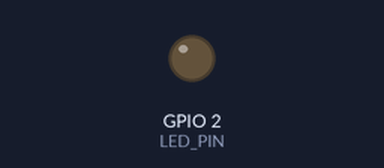
Bench run of a program on a simulated ESP32. Shown: output pins drawn as LEDs (lit = HIGH).

Above: at 1.0 s.
At 3.0 s:
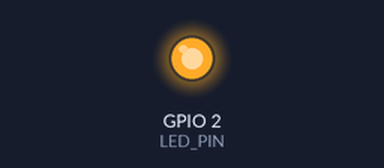
Timing chart, 0 to 5.2 s (numbered marks = the images above):
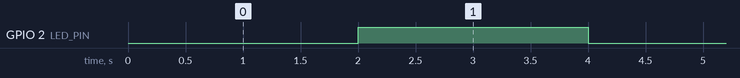

The program:

main.cpp
```cpp
#include <Arduino.h>
#include <esp_timer.h>

// Onboard LED on most ESP32 DevKit boards (GPIO 2)
constexpr uint8_t LED_PIN = 2;
constexpr uint64_t BLINK_PERIOD_US = 1000 * 2000;  // toggle every 2 s

static esp_timer_handle_t blinkTimer;

// Runs in the esp_timer task context, not an ISR, so GPIO calls are safe here
static void onBlinkTimer(void *) {
  static bool ledOn = false;
  ledOn = !ledOn;
  digitalWrite(LED_PIN, ledOn ? HIGH : LOW);
}

void setup() {
  pinMode(LED_PIN, OUTPUT);

  const esp_timer_create_args_t args = {
      .callback = &onBlinkTimer,
      .arg = nullptr,
      .dispatch_method = ESP_TIMER_TASK,
      .name = "blink",
  };
  ESP_ERROR_CHECK(esp_timer_create(&args, &blinkTimer));
  ESP_ERROR_CHECK(esp_timer_start_periodic(blinkTimer, BLINK_PERIOD_US));
}

void loop() {
  // Nothing to do: blinking is driven entirely by the timer
  vTaskDelay(portMAX_DELAY);
}
```

Measured:
- by itself, GPIO 2 (LED_PIN): alternates HIGH for 2.0 s and LOW for 2.0 s
